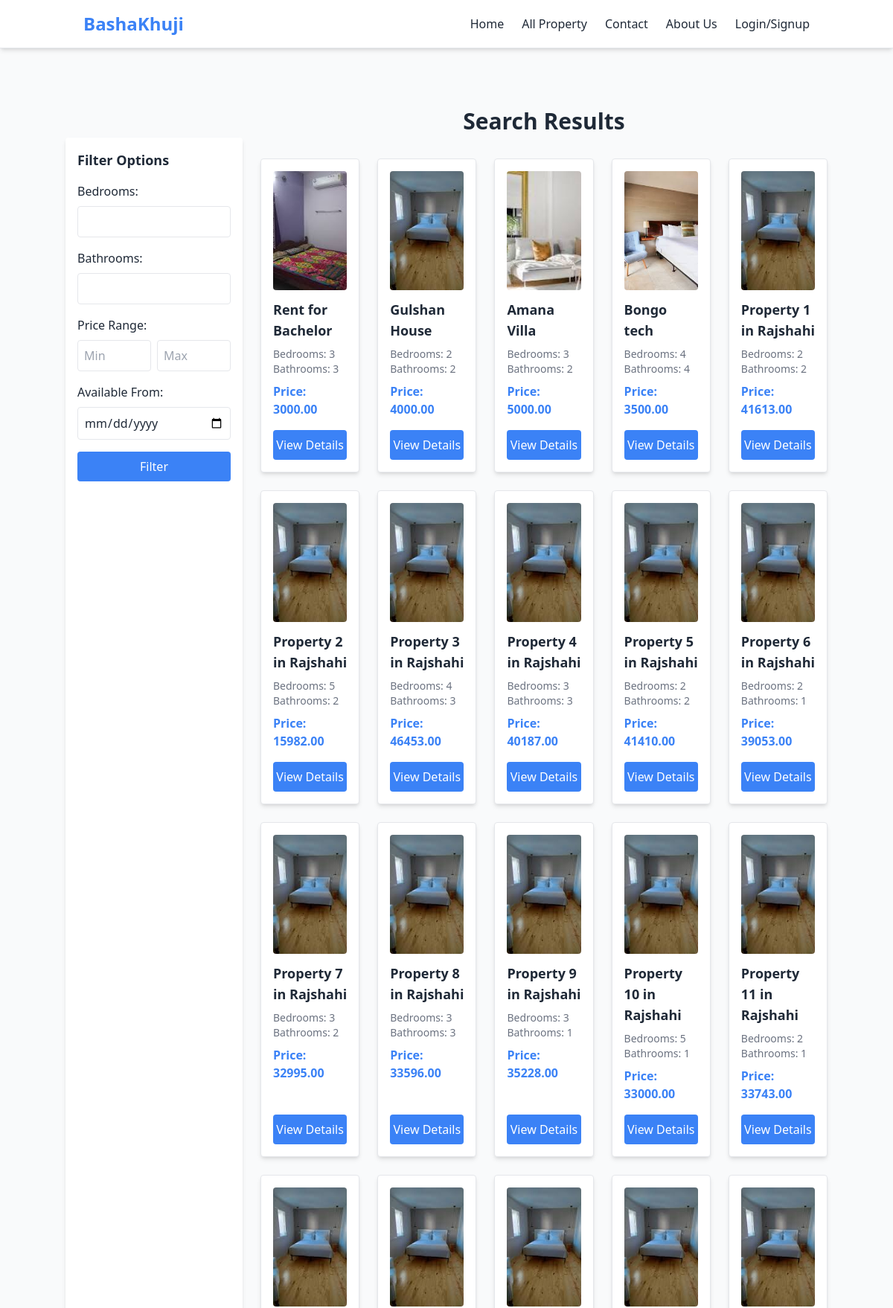
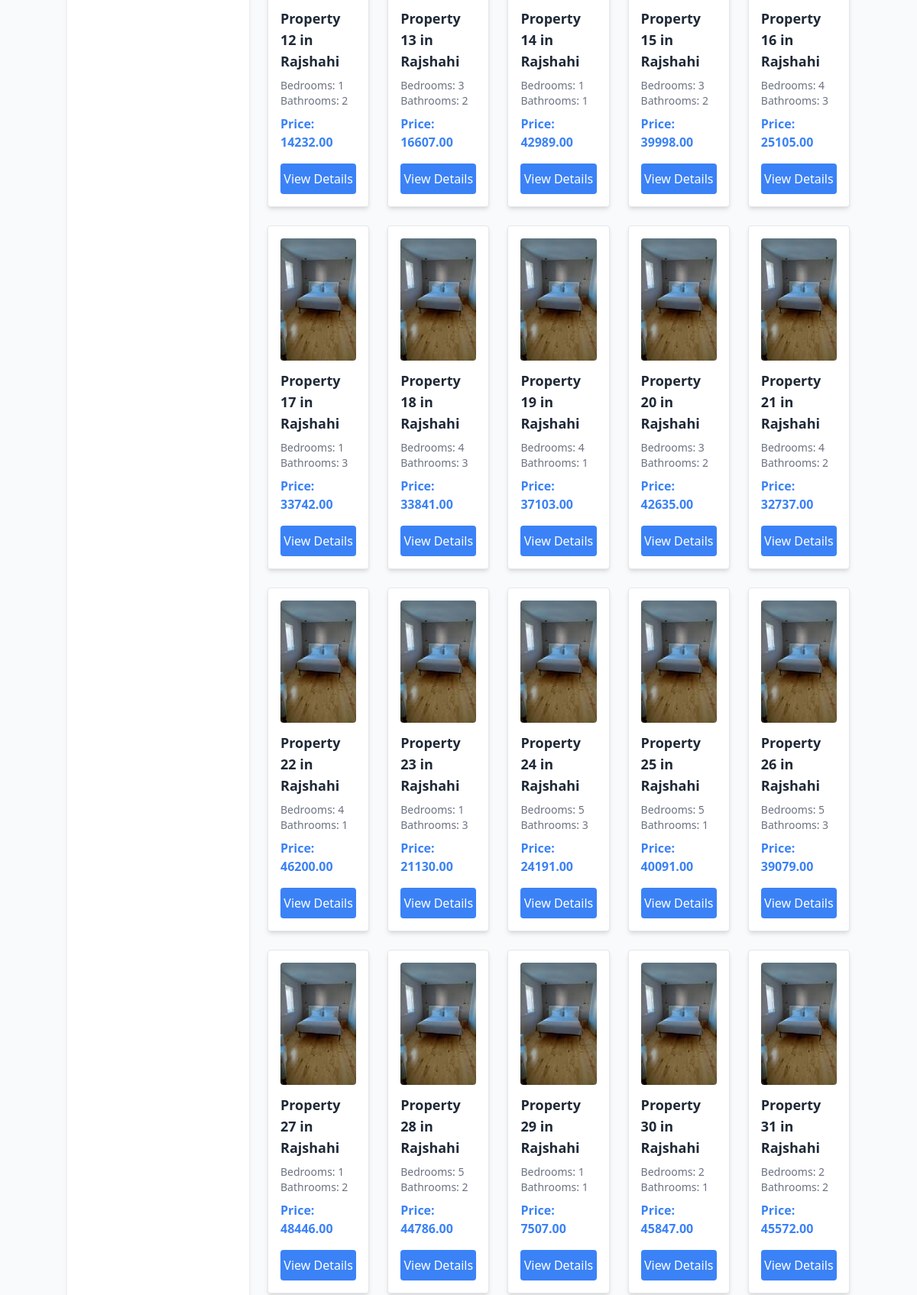
The app's page /search/ (upper part) with its own data (2 pictures, top to bottom).
### main/models.py (models this page shows, shortened)
class PropertyDetails(models.Model):
    title = models.CharField(max_length=255)
    image = models.ImageField(upload_to='property_images/', blank=True, null=True)
    price = models.DecimalField(max_digits=10, decimal_places=2)
    bedrooms = models.IntegerField()
    bathrooms = models.IntegerField()
    size = models.IntegerField()
    availability_date = models.DateField()
    created_at = models.DateTimeField(auto_now_add=True)
    owner_details = models.ForeignKey(UserDetails, on_delete=models.CASCADE, related_name='properties', null=True, blank=True)

### main/views.py (the view)
# urls.py: path('search/', views.search_properties, name='search'),
def search_properties(request):
    query = request.GET.get('streets', '')
    property_type = request.GET.get('type', '')  # Add property type filtering if needed
    properties = PropertyDetails.objects.all()  # Change PropertyListing to PropertyDetails
    if query:
        properties = properties.filter(title__icontains=query)  # Filter by title or other fields
    if property_type:
        properties = properties.filter(property_type=property_type)
    return render(request, 'search_results.html', {'properties': properties})

### templates/search_results.html (shortened to what this page needs)
{% extends "filter.html" %}
{% block filtered_content %}
<div class="container mx-auto my-10">
  <h2 class="text-3xl font-bold text-center mb-8">Search Results</h2>
  {% if properties %}
  <div class="grid grid-cols-5 gap-6">
      {% for property in properties %}
      <div class="bg-white shadow-md rounded p-4 border flex flex-col justify-between">
      <div>
    {% if property.image %}
    <img
      src="{{ property.image.url }}"
      alt="{{ property.title }}"
      class="w-full h-40 object-cover rounded mb-3"
    >
    {% else %}
    <img
      src="/static/images/placeholder.jpeg"
      alt="No image available"
      class="w-full h-40 object-cover rounded mb-3"
    >
    {% endif %}
     <h3 class="font-semibold text-lg">{{ property.title }}</h3>
          <p class="text-gray-500 text-sm mt-2">Bedrooms: {{ property.bedrooms }}</p>
          <p class="text-gray-500 text-sm">Bathrooms: {{ property.bathrooms }}</p>
          <p class="font-bold text-blue-500 mt-2">Price: {{ property.price }}</p>
        </div>
        <a
          href="{% url 'view_details' property.id %}"
          class="mt-4 text-center bg-blue-500 text-white py-2 rounded hover:bg-blue-600">
          View Details
        </a>
      </div>
    {% endfor %}
  </div>
  {% else %}
  <p class="text-center text-gray-600">No properties found matching your search criteria.</p>
  {% endif %}
</div>
{% endblock %}

### records on screen
PropertyDetails: image (picture), title "Rent for Bachelor", bedrooms "3", bathrooms "3", price "3000.00"
PropertyDetails: image (picture), title "Gulshan House", bedrooms "2", bathrooms "2", price "4000.00"
PropertyDetails: image (picture), title "Amana Villa", bedrooms "3", bathrooms "2", price "5000.00"
PropertyDetails: image (picture), title "Bongo tech", bedrooms "4", bathrooms "4", price "3500.00"
PropertyDetails: title "Property 1 in Rajshahi", bedrooms "2", bathrooms "2", price "41613.00"
PropertyDetails: title "Property 2 in Rajshahi", bedrooms "5", bathrooms "2", price "15982.00"
PropertyDetails: title "Property 3 in Rajshahi", bedrooms "4", bathrooms "3", price "46453.00"
PropertyDetails: title "Property 4 in Rajshahi", bedrooms "3", bathrooms "3", price "40187.00"
PropertyDetails: title "Property 5 in Rajshahi", bedrooms "2", bathrooms "2", price "41410.00"
PropertyDetails: title "Property 6 in Rajshahi", bedrooms "2", bathrooms "1", price "39053.00"
PropertyDetails: title "Property 7 in Rajshahi", bedrooms "3", bathrooms "2", price "32995.00"
PropertyDetails: title "Property 8 in Rajshahi", bedrooms "3", bathrooms "3", price "33596.00"
PropertyDetails: title "Property 9 in Rajshahi", bedrooms "3", bathrooms "1", price "35228.00"
PropertyDetails: title "Property 10 in Rajshahi", bedrooms "5", bathrooms "1", price "33000.00"
PropertyDetails: title "Property 11 in Rajshahi", bedrooms "2", bathrooms "1", price "33743.00"
PropertyDetails: title "Property 12 in Rajshahi", bedrooms "1", bathrooms "2", price "14232.00"
PropertyDetails: title "Property 13 in Rajshahi", bedrooms "3", bathrooms "2", price "16607.00"
PropertyDetails: title "Property 14 in Rajshahi", bedrooms "1", bathrooms "1", price "42989.00"
PropertyDetails: title "Property 15 in Rajshahi", bedrooms "3", bathrooms "2", price "39998.00"
PropertyDetails: title "Property 16 in Rajshahi", bedrooms "4", bathrooms "3", price "25105.00"
PropertyDetails: title "Property 17 in Rajshahi", bedrooms "1", bathrooms "3", price "33742.00"
PropertyDetails: title "Property 18 in Rajshahi", bedrooms "4", bathrooms "3", price "33841.00"
PropertyDetails: title "Property 19 in Rajshahi", bedrooms "4", bathrooms "1", price "37103.00"
PropertyDetails: title "Property 20 in Rajshahi", bedrooms "3", bathrooms "2", price "42635.00"
PropertyDetails: title "Property 21 in Rajshahi", bedrooms "4", bathrooms "2", price "32737.00"
PropertyDetails: title "Property 22 in Rajshahi", bedrooms "4", bathrooms "1", price "46200.00"
PropertyDetails: title "Property 23 in Rajshahi", bedrooms "1", bathrooms "3", price "21130.00"
PropertyDetails: title "Property 24 in Rajshahi", bedrooms "5", bathrooms "3", price "24191.00"
PropertyDetails: title "Property 25 in Rajshahi", bedrooms "5", bathrooms "1", price "40091.00"
PropertyDetails: title "Property 26 in Rajshahi", bedrooms "5", bathrooms "3", price "39079.00"
PropertyDetails: title "Property 27 in Rajshahi", bedrooms "1", bathrooms "2", price "48446.00"
PropertyDetails: title "Property 28 in Rajshahi", bedrooms "5", bathrooms "2", price "44786.00"
PropertyDetails: title "Property 29 in Rajshahi", bedrooms "1", bathrooms "1", price "7507.00"
PropertyDetails: title "Property 30 in Rajshahi", bedrooms "2", bathrooms "1", price "45847.00"
PropertyDetails: title "Property 31 in Rajshahi", bedrooms "2", bathrooms "2", price "45572.00"
